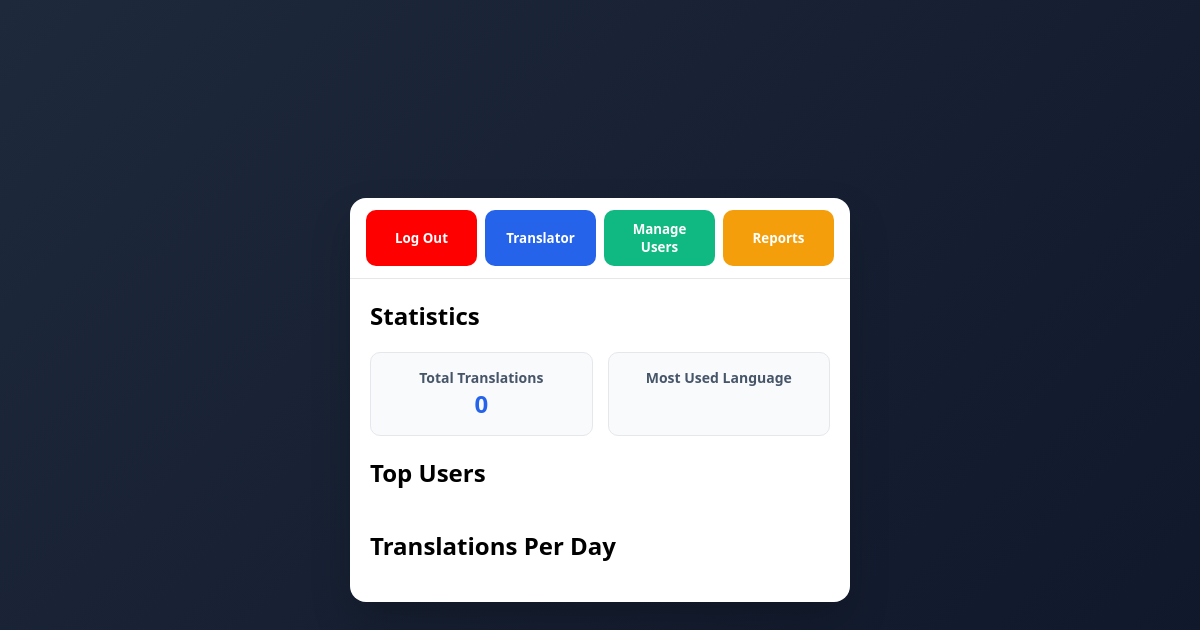
The app's page /admin-dashboard, older data.
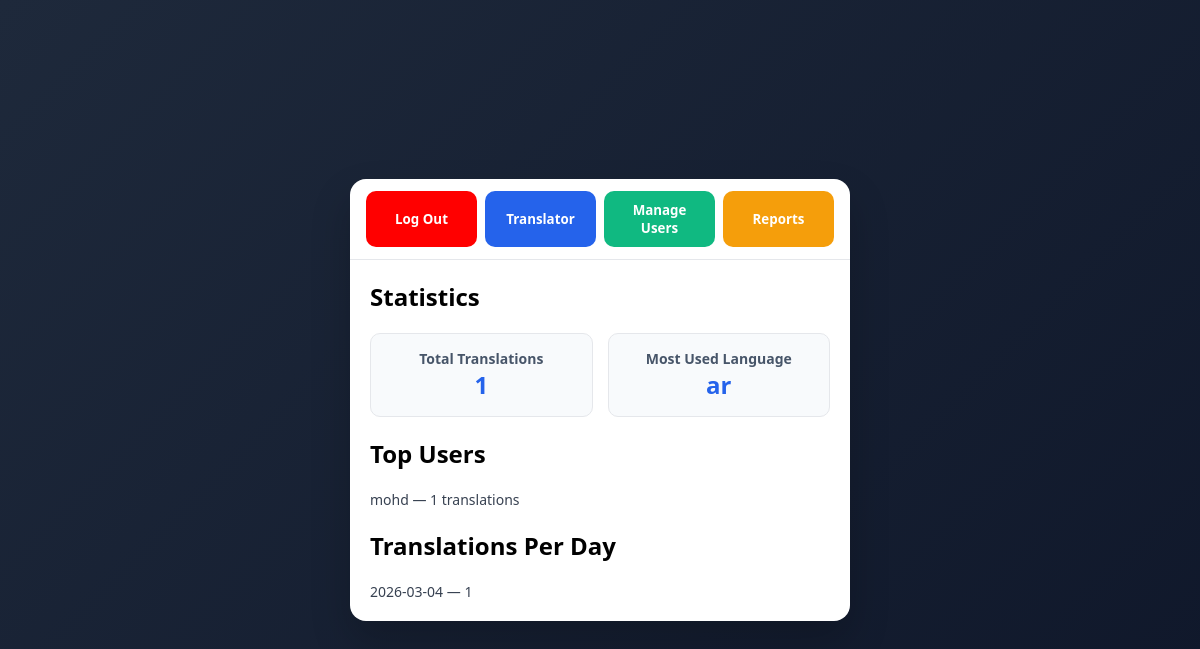
The same page, newer data.
### tables this page shows
CREATE TABLE users (
      id INTEGER PRIMARY KEY AUTOINCREMENT,
      username TEXT UNIQUE NOT NULL,
      email TEXT,
      password TEXT NOT NULL,
      is_admin INTEGER DEFAULT 1
    );

### app.py (the view)
@app.route("/admin-dashboard")
def admin_dashboard():
  conn = sqlite3.connect("users.db")
  cursor = conn.cursor()
  cursor.execute("SELECT COUNT(*) FROM translation_logs")
  total_translations = cursor.fetchone()[0]
  cursor.execute("""
    SELECT target, COUNT(*) as count
    FROM translation_logs
    GROUP BY target
    ORDER BY count DESC
    LIMIT 1
  """)
  most_used_language = cursor.fetchone()
  cursor.execute("""
    SELECT DATE(timestamp), COUNT(*)
    FROM translation_logs
    GROUP BY DATE(timestamp)
    ORDER BY DATE(timestamp) DESC
  """)
  translations_per_day = cursor.fetchall()
  cursor.execute("""
    SELECT users.username, COUNT(*) as count
    FROM translation_logs
    JOIN users ON translation_logs.user_id = users.id
    GROUP BY users.username
    ORDER BY count DESC
    LIMIT 5
  """)
  top_users = cursor.fetchall()
  conn.close()
  return render_template(
    "admin-dashboard.html",
    total_translations=total_translations,
    most_used_language=most_used_language,
    translations_per_day=translations_per_day,
    top_users=top_users
  )

### templates/admin-dashboard.html (shortened to what this page needs)
<!DOCTYPE html>
<html lang="en">
<head>
  <link rel="stylesheet" href="{{ url_for('static', filename='admin-dashboard.css') }}">
</head>
<body>
  <div class="dashboard-card">
    <div class="buttons-bar">
      <button onclick="window.location.href='/'" class="logout-btn">Log Out</button>
      <button onclick="window.location.href='/admin'" class="translator-btn">Translator</button>
      <button onclick="window.location.href='/users'" class="users-btn">Manage Users</button>
      <button onclick="window.location.href='/reports-page'" class="reports-btn">Reports</button>
    </div>
    <div class="dashboard-content">
      <h2>Statistics</h2>
      <div class="stats-grid">
        <div class="stat-box">
          <h3>Total Translations</h3>
          <div class="stat-number">{{ total_translations }}</div>
        </div>
        <div class="stat-box">
          <h3>Most Used Language</h3>
          <div class="stat-number">{{ most_used_language[0] }}</div>
        </div>
      </div>
      <h2>Top Users</h2>
      <ul>
        {% for user in top_users %}
        <li>{{ user[0] }} — {{ user[1] }} translations</li>
        {% endfor %}
      </ul>
      <h2>Translations Per Day</h2>
      <ul>
        {% for day in translations_per_day %}
        <li>{{ day[0] }} — {{ day[1] }}</li>
        {% endfor %}
      </ul>
    </div>
  </div>
</body>
</html>

### static/admin-dashboard.css (style rules this page uses)
* { box-sizing: border-box; margin: 0; padding: 0; font-family: "Segoe UI", Tahoma, Geneva, Verdana, sans-serif; }
body { height: 100vh; background: linear-gradient(135deg, #1e293b, #0f172a); display: flex; justify-content: center; align-items: center; }
.dashboard-card { background: #ffffff; width: 500px; border-radius: 16px; box-shadow: 0 20px 40px rgba(0, 0, 0, 0.2); display: flex; flex-direction: column; }
.buttons-bar { display: flex; justify-content: space-between; padding: 12px; border-bottom: 1px solid #e5e7eb; }
.buttons-bar button { flex: 1; margin: 0 4px; padding: 10px 12px; border: none; border-radius: 10px; color: white; font-weight: 600; cursor: pointer; transition: 0.2s ease; }
.buttons-bar button.logout-btn { background-color: red; }
.buttons-bar button.translator-btn { background-color: #2563eb; }
.buttons-bar button.users-btn { background-color: #10b981; }
.buttons-bar button.reports-btn { background-color: #f59e0b; }
.dashboard-content { padding: 20px; display: flex; flex-direction: column; gap: 20px; }
.stats-grid { display: grid; grid-template-columns: 1fr 1fr; gap: 15px; }
.stat-box { background: #f8fafc; border-radius: 10px; padding: 15px; text-align: center; border: 1px solid #e5e7eb; }
.stat-box h3 { font-size: 14px; color: #475569; }
.stat-number { font-size: 24px; font-weight: bold; color: #2563eb; }
ul { list-style: none; }
li { font-size: 14px; color: #374151; }

Row changes from the older to the newer data that the page shows:
now on this page (row edited): users: user "mohd", user "1"
Text that changed along with them:
{{ total_translations }}: "0" → "1"
{{ most_used_language[0] }}: (not shown) → "ar"
new list line: "2026-03-04 — 1"
